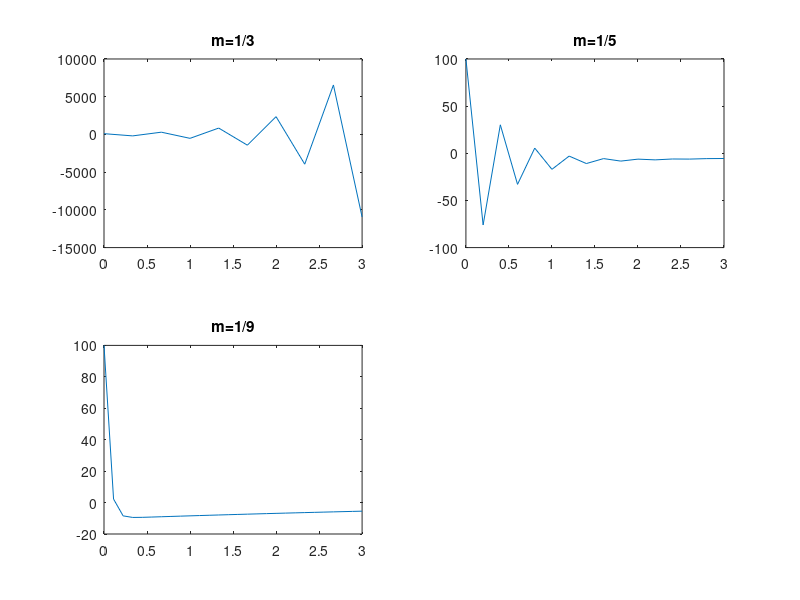

The MATLAB script that drew this image:
hm = [3,5,9];
a = 0;
b = 3;
for i=1:3
    N = (b-a)*hm(i);
    x = linspace(a,b,N+1);
    y = x;
    h = 1/hm(i);
    y(1) = 100;
    for j=2:N+1
        y(j) = y(j-1)+(-8*y(j-1)-40*(3*exp(-x(j-1)/8)-1))*h;
    end
    y
    subplot(2,2,i)
    plot(x,y);
    subplot(2,2,i)
    title(['m=1/',num2str(hm(i))])
end